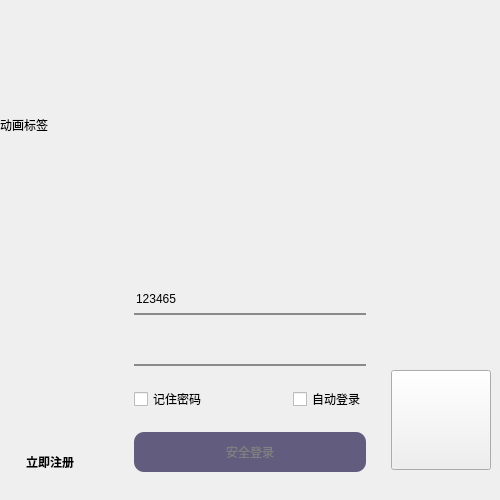
<?xml version="1.0" encoding="UTF-8"?>
<ui version="4.0">
 <class>Form</class>
 <widget class="QWidget" name="Form">
  <property name="geometry">
   <rect>
    <x>0</x>
    <y>0</y>
    <width>500</width>
    <height>500</height>
   </rect>
  </property>
  <property name="minimumSize">
   <size>
    <width>500</width>
    <height>500</height>
   </size>
  </property>
  <property name="maximumSize">
   <size>
    <width>500</width>
    <height>500</height>
   </size>
  </property>
  <property name="windowTitle">
   <string>Form</string>
  </property>
  <layout class="QVBoxLayout" name="verticalLayout">
   <property name="spacing">
    <number>0</number>
   </property>
   <property name="leftMargin">
    <number>0</number>
   </property>
   <property name="topMargin">
    <number>0</number>
   </property>
   <property name="rightMargin">
    <number>0</number>
   </property>
   <property name="bottomMargin">
    <number>0</number>
   </property>
   <item>
    <widget class="QWidget" name="ant_wgt" native="true">
     <property name="styleSheet">
      <string notr="true"/>
     </property>
     <layout class="QHBoxLayout" name="horizontalLayout_2">
      <property name="leftMargin">
       <number>0</number>
      </property>
      <property name="topMargin">
       <number>0</number>
      </property>
      <property name="rightMargin">
       <number>0</number>
      </property>
      <property name="bottomMargin">
       <number>0</number>
      </property>
      <item>
       <widget class="QLabel" name="an_lb">
        <property name="maximumSize">
         <size>
          <width>16777215</width>
          <height>250</height>
         </size>
        </property>
        <property name="text">
         <string>动画标签</string>
        </property>
       </widget>
      </item>
     </layout>
    </widget>
   </item>
   <item>
    <widget class="QWidget" name="widget_2" native="true">
     <property name="styleSheet">
      <string notr="true"/>
     </property>
     <layout class="QHBoxLayout" name="horizontalLayout" stretch="1,2,1">
      <property name="spacing">
       <number>0</number>
      </property>
      <property name="leftMargin">
       <number>0</number>
      </property>
      <property name="topMargin">
       <number>0</number>
      </property>
      <property name="rightMargin">
       <number>0</number>
      </property>
      <property name="bottomMargin">
       <number>0</number>
      </property>
      <item>
       <widget class="QWidget" name="left_wgt" native="true">
        <property name="styleSheet">
         <string notr="true"/>
        </property>
        <widget class="QPushButton" name="r_btn">
         <property name="geometry">
          <rect>
           <x>10</x>
           <y>200</y>
           <width>80</width>
           <height>23</height>
          </rect>
         </property>
         <property name="minimumSize">
          <size>
           <width>60</width>
           <height>0</height>
          </size>
         </property>
         <property name="maximumSize">
          <size>
           <width>80</width>
           <height>16777215</height>
          </size>
         </property>
         <property name="styleSheet">
          <string notr="true">QPushButton {
	font: 15px &quot;微软雅黑 Light&quot;;
	font-weight:500;
}
</string>
         </property>
         <property name="text">
          <string>立即注册</string>
         </property>
         <property name="flat">
          <bool>true</bool>
         </property>
        </widget>
       </widget>
      </item>
      <item>
       <widget class="QWidget" name="widget" native="true">
        <property name="styleSheet">
         <string notr="true"/>
        </property>
        <layout class="QGridLayout" name="gridLayout">
         <property name="topMargin">
          <number>20</number>
         </property>
         <item row="1" column="0" colspan="2">
          <widget class="QLineEdit" name="pw_le">
           <property name="minimumSize">
            <size>
             <width>0</width>
             <height>30</height>
            </size>
           </property>
           <property name="styleSheet">
            <string notr="true">QLineEdit {
    border:none;
	background: transparent;
	border-bottom:2px solid rgb(138, 138, 138);
	
	font: 9pt &quot;微软雅黑&quot;;
    
   
}
QLineEdit:hover{
    border-bottom:2px solid rgb(95, 95, 95);
}
QLineEdit:focus{
    border-bottom:2px solid rgb(82, 209, 255);
}</string>
           </property>
           <property name="echoMode">
            <enum>QLineEdit::Password</enum>
           </property>
           <property name="clearButtonEnabled">
            <bool>true</bool>
           </property>
          </widget>
         </item>
         <item row="2" column="0">
          <widget class="QCheckBox" name="rp_cbx">
           <property name="text">
            <string>记住密码</string>
           </property>
          </widget>
         </item>
         <item row="0" column="0" colspan="2">
          <widget class="QComboBox" name="user_cmbx">
           <property name="minimumSize">
            <size>
             <width>0</width>
             <height>30</height>
            </size>
           </property>
           <property name="styleSheet">
            <string notr="true">
QComboBox {
	border:none;
	background: transparent;
	border-bottom:2px solid rgb(138, 138, 138);
    selection-background-color: orange;
	
	font: 9pt &quot;微软雅黑&quot;;
}
QComboBox::drop-down {
	background-color: transparent;
	width: 30px;
    height: 30px;
} 
 
QComboBox:down-arrow {
    image: url(:/l_1/resource/img/bottom_btn.png);
    
} 

QComboBox:hover{
    border-bottom:2px solid rgb(95, 95, 95);
}
QComboBox:focus{
    border-bottom:2px solid rgb(82, 209, 255);
}</string>
           </property>
           <property name="editable">
            <bool>true</bool>
           </property>
           <item>
            <property name="text">
             <string>123465</string>
            </property>
            <property name="icon">
             <iconset resource="../../r_l_c.qrc">
              <normaloff>:/l_1/resource/img/safe1.png</normaloff>:/l_1/resource/img/safe1.png</iconset>
            </property>
           </item>
           <item>
            <property name="text">
             <string>7897987</string>
            </property>
            <property name="icon">
             <iconset resource="../../r_l_c.qrc">
              <normaloff>:/l_1/resource/img/safe2.png</normaloff>:/l_1/resource/img/safe2.png</iconset>
            </property>
           </item>
          </widget>
         </item>
         <item row="2" column="1" alignment="Qt::AlignRight">
          <widget class="QCheckBox" name="alg_cbx">
           <property name="text">
            <string>自动登录</string>
           </property>
          </widget>
         </item>
         <item row="3" column="0" colspan="2">
          <widget class="QPushButton" name="lg_btn">
           <property name="enabled">
            <bool>false</bool>
           </property>
           <property name="minimumSize">
            <size>
             <width>0</width>
             <height>40</height>
            </size>
           </property>
           <property name="styleSheet">
            <string notr="true">QPushButton{
    
    border-radius: 10px;
	
	background-color: rgb(0, 0, 127);
	
	color: rgb(255, 255, 255);
    
    
}
QPushButton:disabled{
    
    color:gray;
	background-color: rgb(98, 92, 127);
    
    
}
QPushButton:hover{
    
    
	background-color: rgb(0, 0, 184);
    
    
}</string>
           </property>
           <property name="text">
            <string>安全登录</string>
           </property>
           <property name="icon">
            <iconset resource="../../r_l_c.qrc">
             <normaloff>:/l_1/resource/img/captain_america.png</normaloff>:/l_1/resource/img/captain_america.png</iconset>
           </property>
           <property name="iconSize">
            <size>
             <width>22</width>
             <height>22</height>
            </size>
           </property>
          </widget>
         </item>
        </layout>
       </widget>
      </item>
      <item>
       <widget class="QWidget" name="right_wgt" native="true">
        <property name="enabled">
         <bool>true</bool>
        </property>
        <property name="styleSheet">
         <string notr="true"/>
        </property>
        <widget class="QPushButton" name="url_btn">
         <property name="enabled">
          <bool>true</bool>
         </property>
         <property name="geometry">
          <rect>
           <x>16</x>
           <y>120</y>
           <width>100</width>
           <height>100</height>
          </rect>
         </property>
         <property name="minimumSize">
          <size>
           <width>100</width>
           <height>100</height>
          </size>
         </property>
         <property name="maximumSize">
          <size>
           <width>100</width>
           <height>100</height>
          </size>
         </property>
         <property name="styleSheet">
          <string notr="true">border-image: url(:/l_1/resource/img/bd.png);</string>
         </property>
         <property name="text">
          <string/>
         </property>
        </widget>
       </widget>
      </item>
     </layout>
    </widget>
   </item>
  </layout>
 </widget>
 <resources>
  <include location="../../r_l_c.qrc"/>
 </resources>
 <connections/>
</ui>
